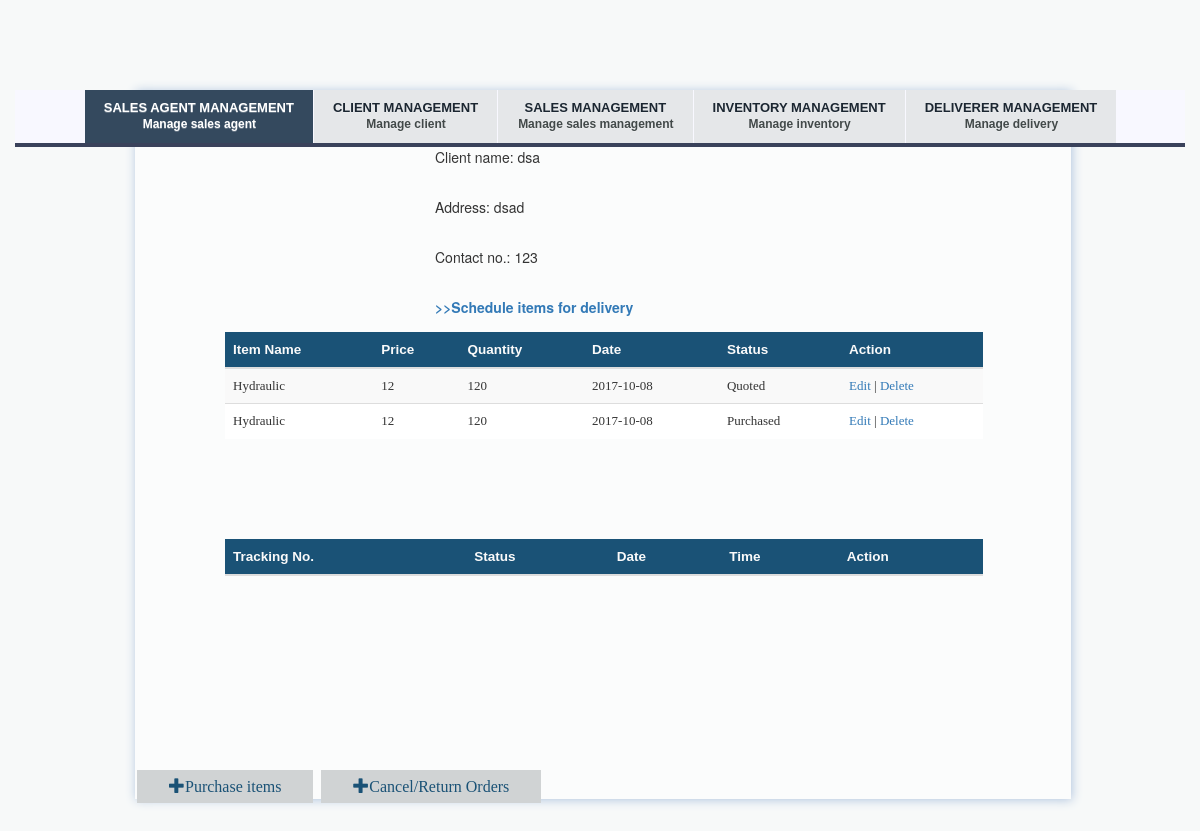
/knoxville/viewTransaction/23, run on the app's committed database.
### tables this page shows
CREATE TABLE `client` (
  `clientID` int(11) NOT NULL,
  `client_name` varchar(50) NOT NULL,
  `address` varchar(50) NOT NULL,
  `contact_no` int(11) NOT NULL
);

CREATE TABLE `item` (
  `itemID` int(11) NOT NULL,
  `item_desc` varchar(30) NOT NULL,
  `stocks` int(11) NOT NULL DEFAULT '0'
);

CREATE TABLE `transaction` (
  `transID` int(11) NOT NULL,
  `date` date NOT NULL,
  `time` time NOT NULL,
  `status` varchar(10) NOT NULL,
  `unit_price` int(11) NOT NULL,
  `quantity` int(11) NOT NULL DEFAULT '1',
  `itemID` int(11) NOT NULL,
  `orderID` int(11) NOT NULL
);

### application/controllers/knoxville.php (called while the page is built, shortened)
<?php
class Knoxville extends CI_Controller {
    public function __construct(){
        $this->load->model('client_model','Client');
        $this->load->model('sales_agent_model','SalesAgent');
		$this->load->model('order_model','Order');
		$this->load->model('item_model','Item');
		$this->load->model('transaction_model','Transaction');
		$this->load->model('deliverer_model','Deliverer');
		$this->load->model('shipment_model','Shipment');
		$this->load->model('shipment_status_model','ShipStatus');
    }
	public function viewTransaction($orderID){
        $condition = array('orderID' => $orderID);
		$orderRec = $this->Order->read($condition);
		$data['orderID'] = $orderID;
		 foreach($orderRec as $o){
            $clientID = $o['clientID'];
        }
		$condition = array('clientID' => $clientID);
        $clientRec = $this->Client->read($condition);
		 foreach($clientRec as $o){
            $data['cname'] = $o['client_name'];
            $data['cadd'] = $o['address'];
			$data['cnum'] = $o['contact_no'];
        }
		$condition = array('orderID' => $orderID);
		$transRec = $this->Transaction->read($condition);
		$data['trans'] = $transRec;
		$result_array = $this->Item->read();
		$data['items'] = $result_array;
		$ShipRec = $this->Shipment->read($condition);
		 foreach($ShipRec as $s){
            $shipID = $s['shipID'];
        }
		$condition = array('shipID' => $shipID);
		$shipRec = $this->ShipStatus->read($condition);
		$data['ship'] = $shipRec;
		$header_data['title'] = "$orderID: Order Details";
		$this->load->view('include/header',$header_data);
        $this->load->view('trans_view',$data);
    }
}

### index.php (called while the page is built, shortened)
<?php
require_once BASEPATH.'core/CodeIgniter.php';

### application/models/client_model.php (called while the page is built, shortened)
<?php
class Client_model extends CI_Model {
    private $table = 'client';
    function read($condition=null){
        $this->db->select('*');
        $this->db->from($this->table);
        if(isset($condition))
            $this->db->where($condition);
        $query = $this->db->get();
        if($query->num_rows()>0)
            return $query->result_array();
        else
            return false;
    }
}
?>

### application/models/transaction_model.php (called while the page is built, shortened)
<?php
class Transaction_model extends CI_Model {
    private $table = 'transaction';
    function read($condition=null){
        $this->db->select('*');
        $this->db->from($this->table);
        $this->db->order_by('date','desc');
        if(isset($condition))
            $this->db->where($condition);
        $query = $this->db->get();
        if($query->num_rows()>0)
            return $query->result_array();
        else
            return false;
    }
}
?>

### application/models/item_model.php (called while the page is built, shortened)
<?php
class Item_model extends CI_Model {
    private $table = 'item';
    function read($condition=null){
        $this->db->select('*');
        $this->db->from($this->table);
        $query = $this->db->get();
        if($query->num_rows()>0)
            return $query->result_array();
        else
            return false;
    }
}
?>

### application/views/trans_view.php (the view, shortened to what this page needs)
<!DOCTYPE html>
<div class="tab-content">
<div class="margin left">
	<p class="font">Client name: <?php echo $cname?></p><br />
	<p class="font">Address: <?php echo $cadd?></p><br />
	<p class="font">Contact no.: <?php echo $cnum?></p><br />
	<p><a href="<?php echo base_url('knoxville/addSched/'.$orderID) ?>" ><b> >>Schedule items for delivery</b></a></p>
</div>
	<div class="table-responsive table">
    <table class="table table-striped">
        <thead>
            <tr id="trHead">
                <th>Item Name</th>
				<th>Price</th>
				<th>Quantity</th>
                <th>Date</th>
                <th>Status</th>
                <th>Action</th>
            </tr>
        </thead>
        <tbody>
            <?php
                foreach($trans as $t){
                    echo "<tr><td>";
					foreach($items as $i)
					{
						if ($t['itemID'] == $i['itemID'])
						echo $i['item_desc'];
					}
					echo '</td><td>'.$t['unit_price'].'</td><td>'.$t['quantity'].'</td><td>'.$t['date'].'</td><td>'.$t['status'].'</td><td><a href="'.base_url('knoxville/updateTransaction/'.$t['transID']).'">Edit</a> | <a href="'.base_url('knoxville/delTransaction/'.$t['transID']).'/'.$orderID.'">Delete</a></td></tr>';
					}
            ?>
        </tbody>
    </table>
	   <table class="table table-striped">
        <thead>
            <tr id="trHead">
                <th>Tracking No.</th>
				<th>Status</th>
				<th>Date</th>
                <th>Time</th>
                <th>Action</th>
            </tr>
        </thead>
    </table>
	</div>
	<a href="<?php echo base_url('knoxville/addPurchase/'.$orderID.'') ?>" class="sub">
    <span class="glyphicon glyphicon-plus"> </span>Purchase items</a>
	<a href="<?php echo base_url('knoxville/addRefund/'.$orderID.'') ?>" class="sub">
	<span class="glyphicon glyphicon-plus"> </span>Cancel/Return Orders</a>
</div>
</div>
</body>
</html>

### assets/css/MyCSS.css (style rules this page uses)
body { background-color: #F7F9F9; }
.tab-content { margin-left: 120px; width: 80%; background-color: #FBFCFC; box-shadow: 1px 1px 10px #B0C4DE; }
.table { margin: 5px 45px 100px; width:90%; }
tr#trHead { font-family: sans-serif; font-weight: bold; font-size: 13.5px; color:#FAFAFA; background-color: #1A5276; }
tbody { font-family: verdana; font-size: 13px; }
.sub { font-family: Verdana; font-size: 16px; background-color: #D0D3D4; color: #1A5276; border: none; padding:8px 32px; text-decoration: none; margin: 20px 2px; cursor: pointer; }
.left { margin-left: 80px; }
.margin { margin-left:300px; }

### data on the page
client: client_name "dsa", address "dsad", contact_no "123"
transaction: unit_price "12", quantity "120", date "2017-10-08", status "Quoted"
item: item_desc "Hydraulic"
transaction: unit_price "12", quantity "120", date "2017-10-08", status "Purchased"
